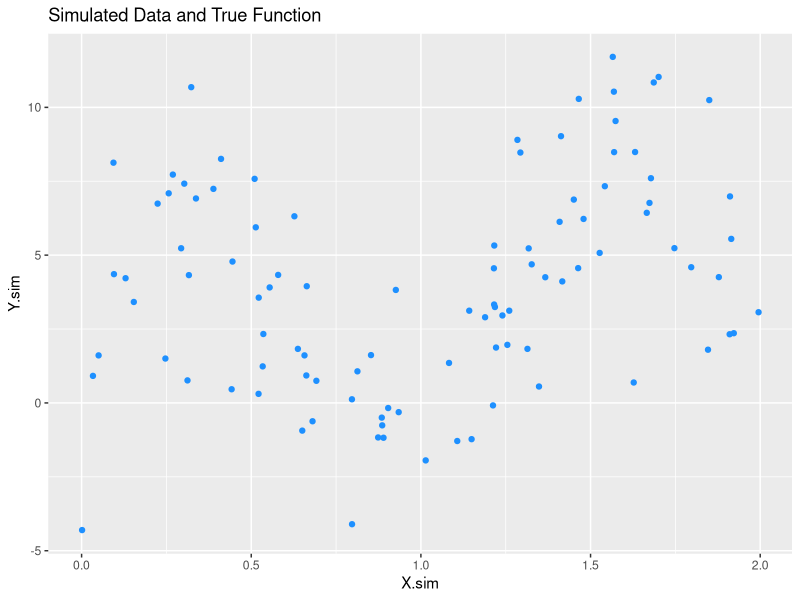
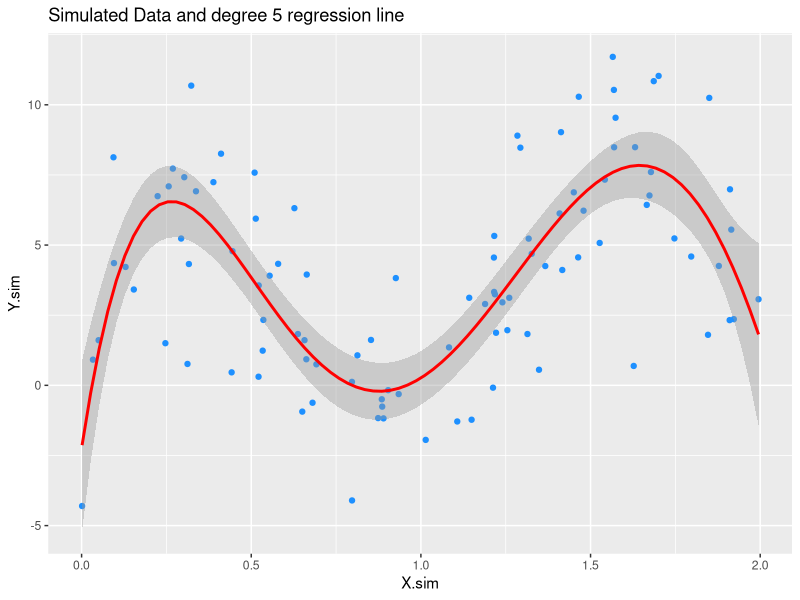
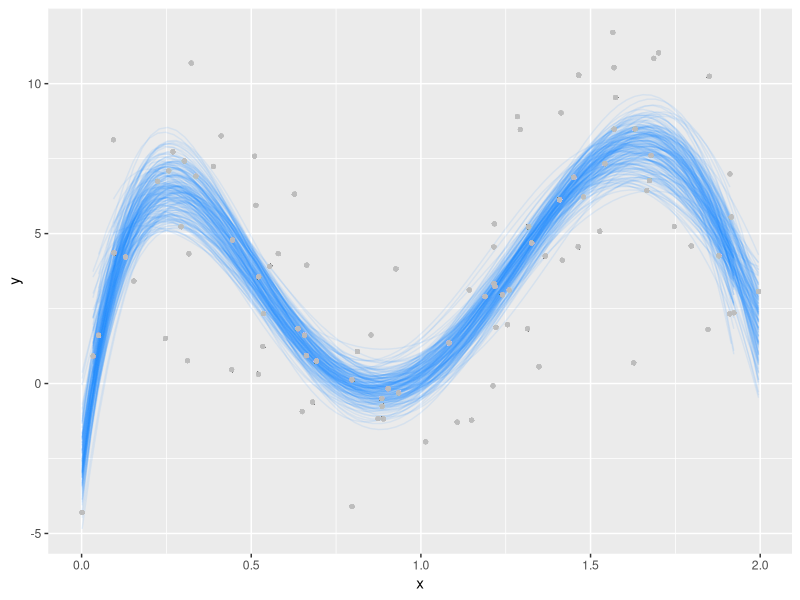
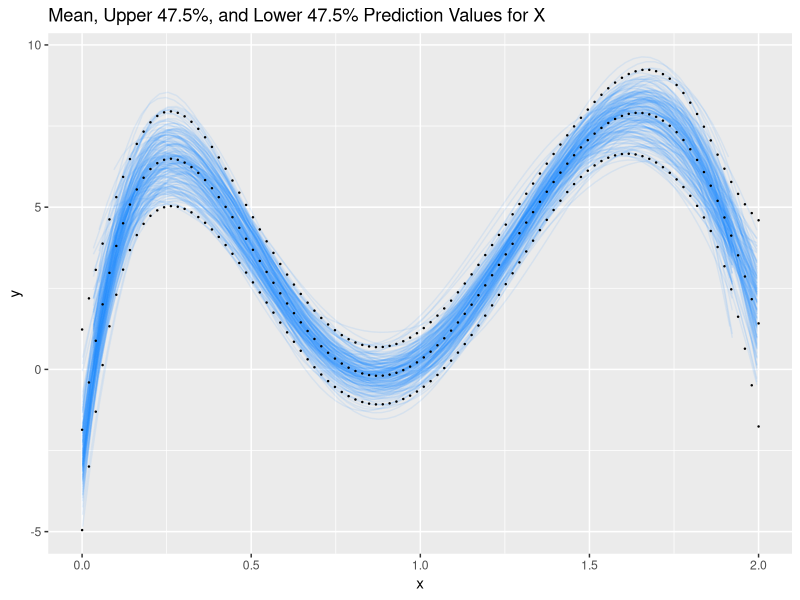
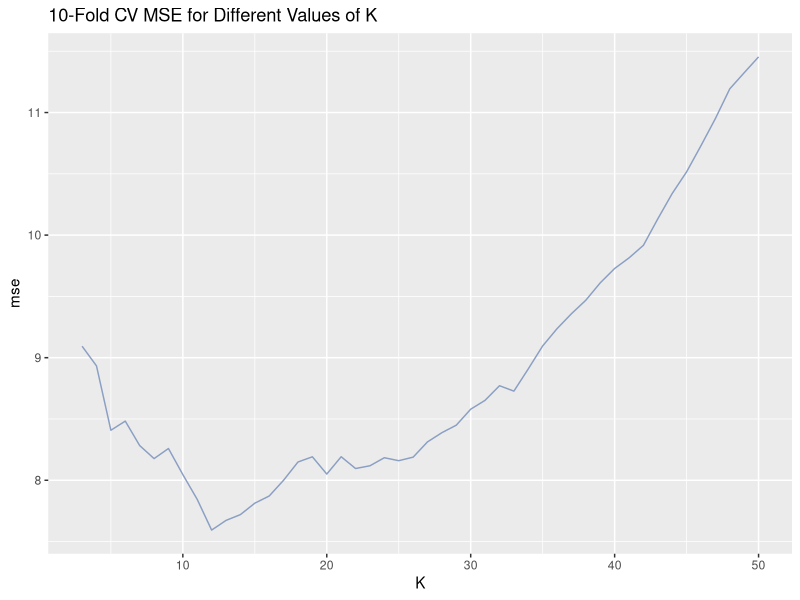
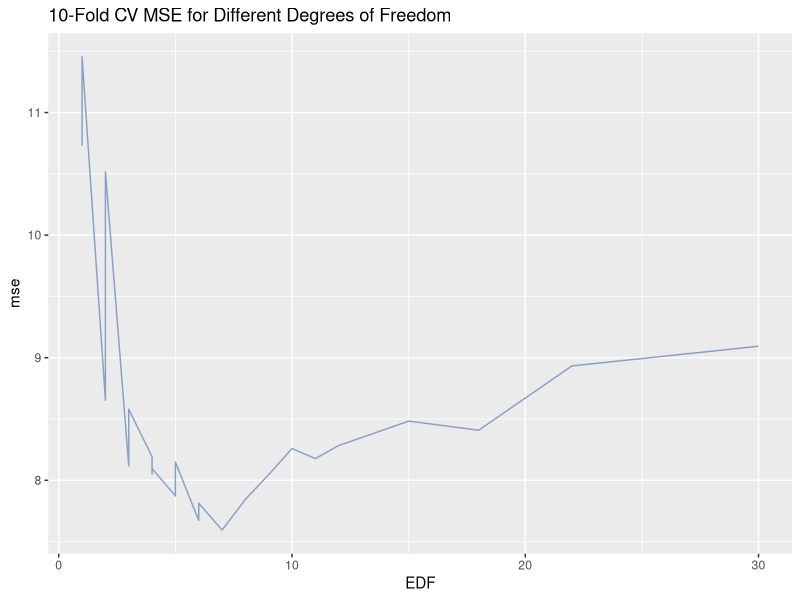
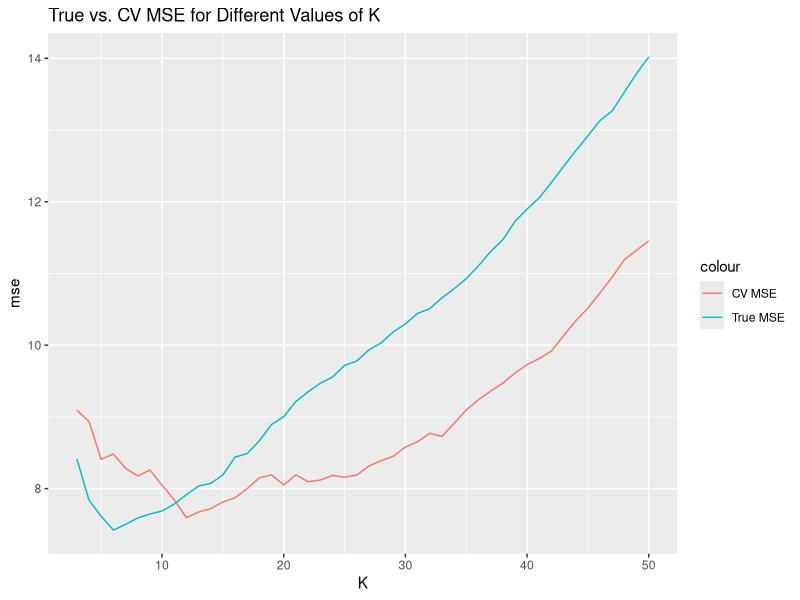
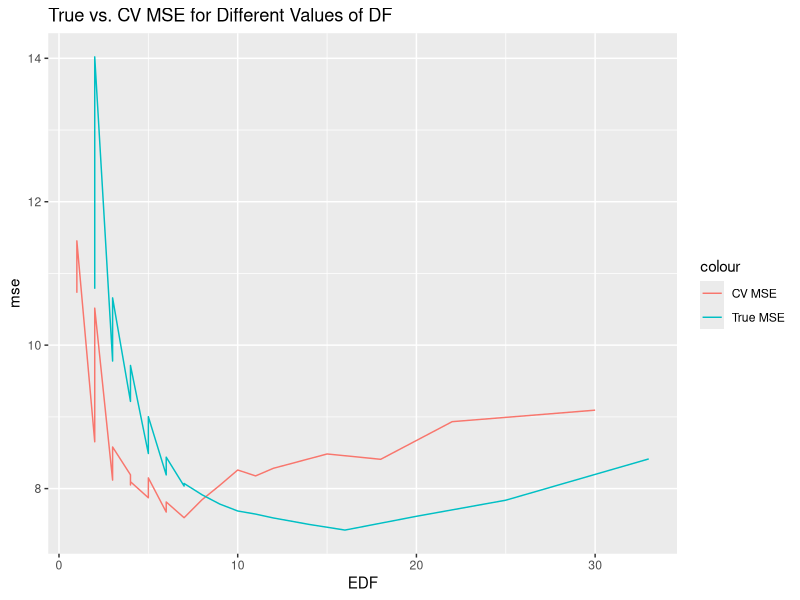

Generate these figures, in order, with R:
## ---- chunk 1
knitr::opts_chunk$set(error=TRUE,        # Keep compiling upon error
                      collapse=FALSE,    # collapse by default
                      echo=TRUE,         # echo code by default
                      comment = "#>",    # change comment character
                      fig.width = 5,     # set figure width
                      fig.align = "center",# set figure position
                      out.width = "70%", # set width of displayed images
                      warning=FALSE,     # do not show R warnings
                      message=FALSE)     # do not show R messages
## ---- chunk 2
library(FNN)
library(tidyverse)
digits <- function(x, k=2) format(round(x, k), nsmall=k)
data.dir = 'https://raw.githubusercontent.com/mdporter/SYS6018/master/data'
## ---- chunk 3
X.Sample <- function(n) runif(n=n, min = 0, max = 2)
f <- function(x) 1 + 2*x + 5*sin(5*x)
e <- function(n) rnorm(n=n, mean = 0, sd = 2.5)
Y.Sample <- function(X, e) f(X) + e

## ---- chunk 4
set.seed(711)

X.sim <- X.Sample(100)
e.sim <- e(100)
Y.sim <- Y.Sample(X.sim,e.sim)

Simulation <- data.frame(x = X.sim, y = Y.sim)

ggplot(data.frame(X.sim = X.sim, Y.sim = Y.sim), mapping = aes(x = X.sim, y=Y.sim)) + geom_point(color = "dodgerblue") + stat_function(fun = "f", color = "red") + ggtitle(label = "Simulated Data and True Function")

## ---- chunk 5
model.d.5 <- lm(Y.sim ~ poly(X.sim, degree = 5))
ggplot(data.frame(X.sim = X.sim, Y.sim = Y.sim), mapping = aes(x = X.sim, y=Y.sim)) + geom_point(color = "dodgerblue") + geom_smooth(method = "lm", data = Simulation, formula = y ~poly(x, degree = 5), color = "red") + ggtitle(label = "Simulated Data and degree 5 regression line")
## ---- chunk 6
M = 200                          
X.predict = data.frame(x = seq(0,2,length = 100))
Bootstrap.sim <- data.frame(x = seq(0,2,length = 100), y = Y.Sample(X.predict, e = e.sim))
set.seed(712)                   
plot <- ggplot(Bootstrap.sim, mapping = aes(x = x, y = y))
lines <- vector()
points <- data.frame()
for(m in 1:M){
  #- sample from empirical distribution
  ind = sample(100, replace=TRUE)    # sample indices with replacement
  data.boot = Simulation[ind,]     # bootstrap sample
  #- fit regression model
  m.boot = lm(y~poly(x,degree=5), data=data.boot) # fit simple OLS
  
  Bootstrap.sim[,m+2] <- predict(m.boot, X.predict)
  #Bootstrap.sim <- cbind(Bootstrap.sim, predict(m.boot, X.predict), row.names =)
  lines <- append(lines, geom_line(stat = "smooth", data = data.boot, method = "lm", formula = y ~poly(x, degree = 5), se = F, alpha = .1, color = "dodgerblue"))
  points <- rbind(points, data.boot)
}

plot + lines + geom_point(data = points, mapping = aes(x = x, y = y), colour = "grey", alpha = .3, size = 1)


## ---- chunk 7
devs <- apply(Bootstrap.sim[,3:202], 1, sd)   
means <- apply(Bootstrap.sim[,3:202], 1, mean)
Estimate <- data.frame(x = seq(0,2, length = 100), estimate = means, sd = devs) %>% mutate(lower = estimate - (2*sd), upper = estimate + (2*sd))

plot + lines + geom_point(data = Estimate, mapping = aes(x = x, y = estimate), size = .2) + geom_point(data = Estimate, mapping = aes(x = x, y = upper), size = .2) + geom_point(data = Estimate, mapping = aes(x = x, y = lower), size = .2) + ggtitle(label = "Mean, Upper 47.5%, and Lower 47.5% Prediction Values for X")
## ---- chunk 8
mse.comparison <- data.frame(K = seq(3,50), mse = rep(0,48))
set.seed(721)
for (k in 3:50) {
start <- 1
mse <- rep(0,10)
for (fold in 1:10) {
end <- start + 9
test <- Simulation[start:end,]
train <- Simulation[-(start:end),]
knn.trial <- knn.reg(train = as.data.frame(train$x), test = as.data.frame(test$x), y = as.data.frame(train$y), k = k)
mse[fold] <- mean((test$y - knn.trial$pred)^2)
start <- end + 1
}
mse.comparison[k-2, 2] <- mean(mse)
}
print("Optimal K and MSE")
filter(mse.comparison, mse == min(mse))
ggplot(data = mse.comparison) + geom_line(mapping = aes(x = K, y = mse), colour = hcl(h = 250, l = 65)) + ggtitle("10-Fold CV MSE for Different Values of K")


## ---- chunk 9
print("Optimal EDF")
floor(90 / 12)

mse.comparison <- mutate(mse.comparison, EDF = floor(90/K))
ggplot(data = mse.comparison) + geom_line(mapping = aes(x = EDF, y = mse), colour = hcl(h = 250, l = 65)) + ggtitle("10-Fold CV MSE for Different Degrees of Freedom")
## ---- chunk 10
set.seed(723)
X.test <- X.Sample(50000)
e.test <- e(50000)
Y.test <- Y.Sample(X.test, e.test)

mse.comparison.true <- data.frame(K = seq(3,50), mse = rep(0,48))
for (k in 3:50) {
test <- X.test
train <- Simulation
knn.trial <- knn.reg(train = as.data.frame(train$x), test = as.data.frame(test), y = as.data.frame(train$y), k = k)
start <- end + 1

mse.comparison.true[k-2, 2] <- mean((Y.test - knn.trial$pred)^2)
}
mse.comparison.true <- mutate(mse.comparison.true, EDF = floor(100/K))
print("Optimal K and MSE")
filter(mse.comparison.true, mse == min(mse))
## ---- chunk 11
ggplot(data = mse.comparison) + geom_line(mapping = aes(x = K, y = mse, colour = "CV MSE")) + geom_line(data = mse.comparison.true, mapping = aes(x = K, y = mse,colour = "True MSE")) + ggtitle("True vs. CV MSE for Different Values of K") 

ggplot(data = mse.comparison) + geom_line(mapping = aes(x = EDF, y = mse, colour = "CV MSE")) + geom_line(data = mse.comparison.true, mapping = aes(x = EDF, y = mse,colour = "True MSE")) + ggtitle("True vs. CV MSE for Different Values of DF") 
